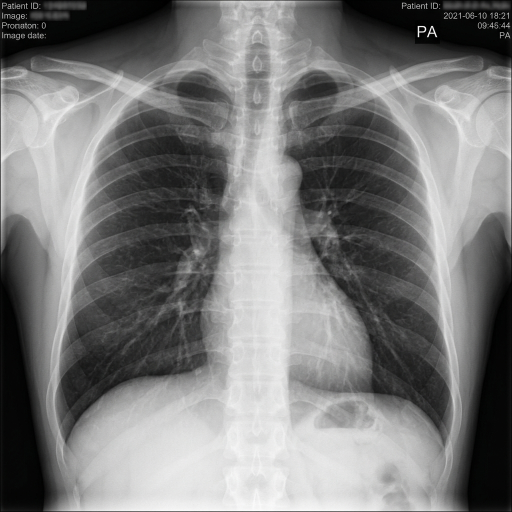
#> input picture frontend/assets/sample_xray.png, 1024 x 1024 px (shown at 1/2 size); its folder holds only this picture in this run
$ python -i gradcam.py   (imports and definitions only)   (older library calls are emulated)
#> lines starting #> are read from the running program, lines starting #| are printed output that depends on the picture; after the words box and inside, x2 and y2 are one past the last pixel; in counts of white or black regions, pixels touching at a corner belong together
"""
DRScan Cam — Grad-CAM Heatmap Service
Generates visual attention heatmaps overlaid on medical images.

In demo mode: uses image feature analysis (edges, texture, intensity) to produce
genuine region-of-interest heatmaps. When a real model is loaded, this swaps
to standard Grad-CAM on the last convolutional layer.
"""

import io
import base64
import numpy as np
from PIL import Image
import cv2
import matplotlib
# [1 line not run here, left out]
import matplotlib.cm as cm


# [51 lines left out: functions generate_heatmap, _heatmap_from_model_attention, not called in this run]


def _heatmap_from_features(image: Image.Image) -> tuple:
    """
    Generate attention heatmap using image feature analysis.
    Detects edges, texture anomalies, and intensity variations
    to highlight regions a model would likely focus on.
    """
    # Convert to grayscale numpy array
    gray = np.array(image.convert("L"), dtype=np.float32)
    h, w = gray.shape

    # --- Multi-scale feature extraction ---

    # 1. Edge map (Canny) — structural boundaries
    edges = cv2.Canny(gray.astype(np.uint8), 50, 150)
    edges_blurred = cv2.GaussianBlur(edges.astype(np.float32), (21, 21), 0)

    # 2. Local intensity variance — texture anomalies
    mean_local = cv2.blur(gray, (31, 31))
    variance_map = cv2.blur((gray - mean_local) ** 2, (31, 31))
    variance_map = np.sqrt(variance_map)

    # 3. Intensity deviation from global mean — bright/dark spots
    global_mean = np.mean(gray)
    deviation_map = np.abs(gray - global_mean)
    deviation_blurred = cv2.GaussianBlur(deviation_map, (41, 41), 0)

    # 4. Laplacian of Gaussian — blob detection
    log_map = np.abs(cv2.Laplacian(
        cv2.GaussianBlur(gray, (9, 9), 0), cv2.CV_32F
    ))
    log_blurred = cv2.GaussianBlur(log_map, (31, 31), 0)

    # --- Combine feature maps ---
    combined = (
        0.30 * _normalize(edges_blurred)
        + 0.25 * _normalize(variance_map)
        + 0.25 * _normalize(deviation_blurred)
        + 0.20 * _normalize(log_blurred)
    )

    # Apply center-weighted bias (medical images often have pathology centrally)
    center_weight = _create_center_weight(h, w, sigma_ratio=0.4)
    combined = combined * (0.6 + 0.4 * center_weight)

    # Normalize final heatmap
    heatmap = _normalize(combined)

    # Apply threshold to reduce noise
    threshold = np.percentile(heatmap, 60)
    heatmap[heatmap < threshold] *= 0.3

    # Re-normalize
    heatmap = _normalize(heatmap)

    # Detect regions of concern
    regions = _detect_regions(heatmap, image.size)

    # Create overlay
    overlay = _apply_colormap_overlay(image, heatmap, alpha=0.45)

    return overlay, regions


# [12 lines left out: function _gradcam_from_model, not called in this run]


def _normalize(arr: np.ndarray) -> np.ndarray:
    """Normalize array to [0, 1]."""
    mn, mx = arr.min(), arr.max()
    if mx - mn < 1e-8:
        return np.zeros_like(arr)
    return (arr - mn) / (mx - mn)


def _create_center_weight(h: int, w: int, sigma_ratio: float = 0.4) -> np.ndarray:
    """Create a Gaussian center-weighted mask."""
    y = np.linspace(-1, 1, h)
    x = np.linspace(-1, 1, w)
    xx, yy = np.meshgrid(x, y)
    sigma = sigma_ratio
    weight = np.exp(-(xx**2 + yy**2) / (2 * sigma**2))
    return weight


def _detect_regions(heatmap: np.ndarray, image_size: tuple) -> list:
    """Detect and describe regions of high activation in the heatmap."""
    regions = []
    h, w = heatmap.shape
    img_w, img_h = image_size

    # Threshold at 70th percentile for "hot" regions
    hot_mask = (heatmap > np.percentile(heatmap, 70)).astype(np.uint8) * 255

    # Find contours
    contours, _ = cv2.findContours(hot_mask, cv2.RETR_EXTERNAL, cv2.CHAIN_APPROX_SIMPLE)

    for contour in contours:
        area = cv2.contourArea(contour)
        if area < (h * w * 0.01):  # Skip tiny regions
            continue

        x, y, cw, ch = cv2.boundingRect(contour)
        cx, cy = x + cw // 2, y + ch // 2

        # Determine quadrant
        quadrant = _get_quadrant(cx, cy, w, h)
        # Intensity of region
        region_intensity = np.mean(heatmap[y:y+ch, x:x+cw])

        if region_intensity > 0.6:
            intensity_desc = "high-intensity"
        elif region_intensity > 0.4:
            intensity_desc = "moderate-intensity"
        else:
            intensity_desc = "low-intensity"

        regions.append(
            f"Detected {intensity_desc} region of interest in the {quadrant} area"
        )

    if not regions:
        regions.append("No significant focal abnormalities highlighted")

    return regions[:5]  # Limit to top 5


def _get_quadrant(cx: int, cy: int, w: int, h: int) -> str:
    """Determine spatial quadrant of a point."""
    vertical = "superior" if cy < h // 2 else "inferior"
    horizontal = "left" if cx < w // 2 else "right"

    if abs(cx - w // 2) < w * 0.15 and abs(cy - h // 2) < h * 0.15:
        return "central"
    return f"{vertical} {horizontal}"


def _apply_colormap_overlay(
    original: Image.Image,
    heatmap: np.ndarray,
    alpha: float = 0.45,
    colormap: str = "jet",
) -> Image.Image:
    """Apply a colored heatmap overlay onto the original image."""
    # Resize heatmap to match original image
    orig_arr = np.array(original.convert("RGB"))
    h, w = orig_arr.shape[:2]

    heatmap_resized = cv2.resize(heatmap, (w, h))

    # Apply colormap
    cmap = cm.get_cmap(colormap)
    heatmap_colored = cmap(heatmap_resized)[:, :, :3]  # Drop alpha channel
    heatmap_colored = (heatmap_colored * 255).astype(np.uint8)

    # Blend
    overlay = (
        orig_arr.astype(np.float32) * (1 - alpha)
        + heatmap_colored.astype(np.float32) * alpha
    ).astype(np.uint8)

    return Image.fromarray(overlay)


# [5 lines left out: function heatmap_to_base64, not called in this run]

>>> from PIL import Image
>>> picture = Image.open('../../frontend/assets/sample_xray.png')
#> picture is the input picture: PIL image 1024x1024 RGB; mean R, G, B 122.7, 122.8, 122.6
>>> result = _heatmap_from_features(picture)
#> in _heatmap_from_features, `edges = cv2.Canny(gray.astype(np.uint8), 50, 150)`:
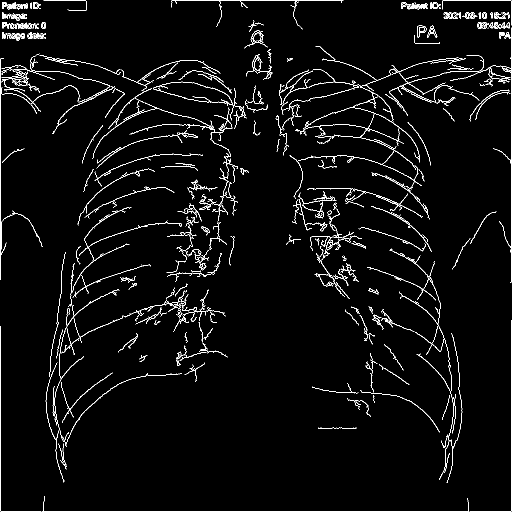
#> edges: shape (1024, 1024) (shown at 1/2 size); 3.4% white in thin lines or dots
#> in _heatmap_from_features, `global_mean = np.mean(gray)`: global_mean = 122.8
#> in _normalize, `mn, mx = arr.min(), arr.max()`: mn = 0; mx = 114.2
#> in _normalize (call 3), `mn, mx = arr.min(), arr.max()`: mn = 3.2; mx = 121.4
#> in _normalize (call 3), `return (arr - mn) / (mx - mn)`:
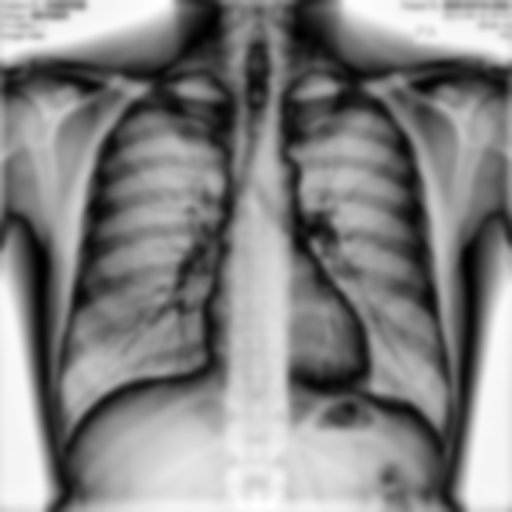
#> returned value: shape (1024, 1024) float32 (shown at 1/2 size); min 0, max 1, mean 0.519
#> in _heatmap_from_features, `combined = combined * (0.6 + 0.4 * center_weight)`:
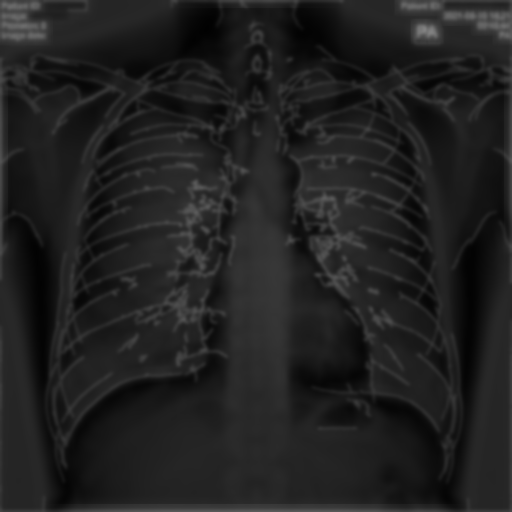
#> combined: shape (1024, 1024) float64 (shown at 1/2 size); min 0.00695, max 0.514, mean 0.13
#> in _normalize (call 5), `mn, mx = arr.min(), arr.max()`: mn = 0.00695; mx = 0.514
#> in _normalize (call 5), `return (arr - mn) / (mx - mn)`:
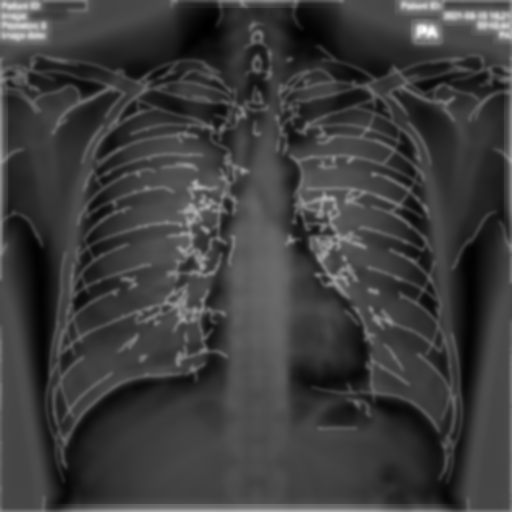
#> returned value: shape (1024, 1024) float64 (shown at 1/2 size); min 0, max 1, mean 0.242
#> in _heatmap_from_features, `threshold = np.percentile(heatmap, 60)`: threshold = 0.265
#> in _heatmap_from_features, `heatmap[heatmap < threshold] *= 0.3`:
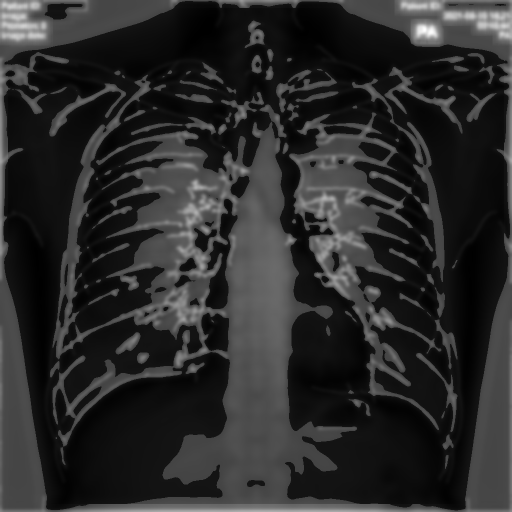
#> heatmap: shape (1024, 1024) float64 (shown at 1/2 size); min 0, max 1, mean 0.168
#> in _detect_regions, `hot_mask = (heatmap > np.percentile(heatmap, 70)).astype(np.uint8) * 255`:
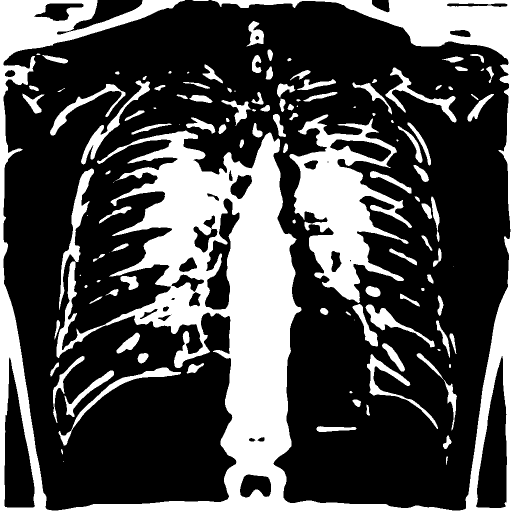
#> hot_mask: shape (1024, 1024) (shown at 1/2 size); 30% white; 126 white regions (15 under 20 px)
#> in _detect_regions, `contours, _ = cv2.findContours(hot_mask, cv2.RETR_EXTERNAL, cv2.CHAIN_..`: contours = 125 contours, 26 with area under 20; largest, box (x1, y1, x2, y2) and area: (0, 0, 1024, 1024) 258928, (579, 229, 824, 606) 40160, (118, 337, 188, 620) 3460, (162, 161, 300, 329) 2592, (117, 735, 362, 891) 2567
#> the loop in _detect_regions, `for contour in contours:` made 125 passes
#> (area, x, y, cw, ch, cx, cy, region_intensity) on passes 70, 125: (40160.5, 579, 229, 245, 377, 701, 417, 0.215), (258928, 0, 0, 1024, 1024, 512, 512, 0.168)
#> area on passes 2, 4, 5, 6, 7, 9: 23, 197, 537, 74.5, 149.5, 1406
#> after the loop in _detect_regions, `for contour in contours:`: regions = 2 items
#> in _apply_colormap_overlay, `overlay = ( orig_arr.astype(np.float32) * (1 - alpha) + heatmap_colore..`:
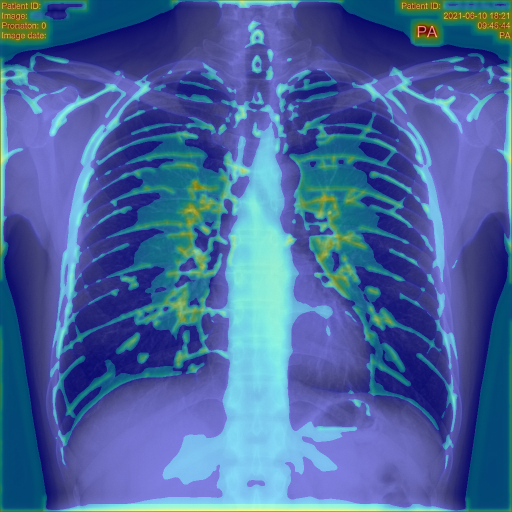
#> overlay: shape (1024, 1024, 3) (shown at 1/2 size); mean R, G, B 71.1, 102.3, 158.6
